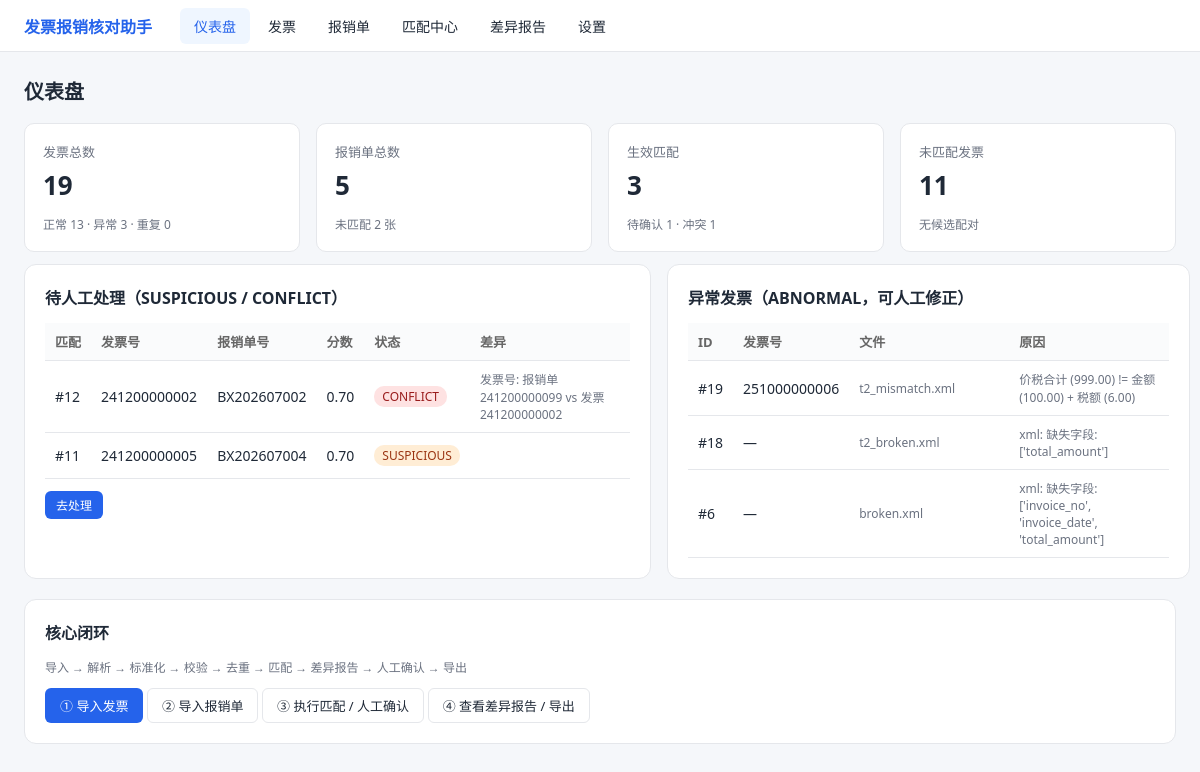
Before: / with the older database file.
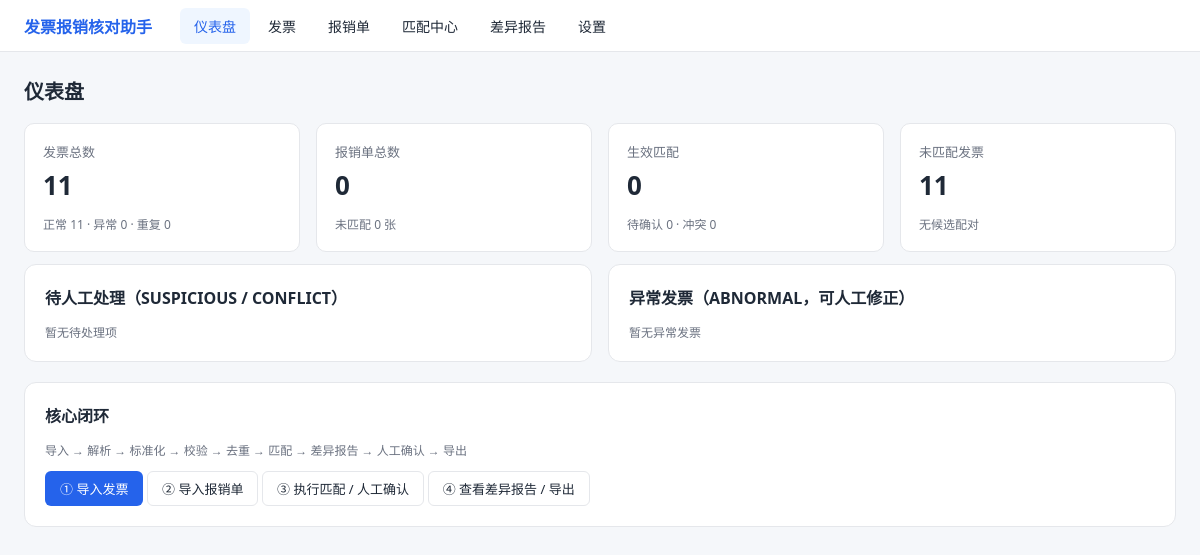
After: the same page with the newer database file.
### tables this page shows
CREATE TABLE reimburse (
    id             INTEGER PRIMARY KEY AUTOINCREMENT,
    batch_id       TEXT NOT NULL,
    reimburse_no   TEXT NOT NULL,
    submitter      TEXT NOT NULL DEFAULT '',
    reimburse_date TEXT,
    period_start   TEXT,
    period_end     TEXT,
    expense_type   TEXT NOT NULL DEFAULT '',
    amount         TEXT NOT NULL,
    invoice_no     TEXT NOT NULL DEFAULT '',
    invoice_date   TEXT,
    remark         TEXT NOT NULL DEFAULT '',
    raw_row        TEXT NOT NULL DEFAULT '{}',
    row_index      INTEGER NOT NULL,
    created_at     TEXT NOT NULL DEFAULT (datetime('now','localtime'))
, template_id INTEGER, extra_data TEXT NOT NULL DEFAULT '{}', source_row INTEGER, parent_id INTEGER, split_type TEXT NOT NULL DEFAULT 'none');

CREATE TABLE match_result (
    id           INTEGER PRIMARY KEY AUTOINCREMENT,
    invoice_id   INTEGER NOT NULL,
    reimburse_id INTEGER,
    match_type   TEXT NOT NULL
                 CHECK(match_type IN ('exact','composite','fuzzy','many_to_one','one_to_many','manual')),
    match_score  REAL NOT NULL DEFAULT 0.0 CHECK(match_score BETWEEN 0 AND 1),
    status       TEXT NOT NULL
                 CHECK(status IN ('PENDING','MATCHED','SUSPICIOUS','CONFLICT','UNMATCHED','CONFIRMED','REJECTED')),
    diff_fields  TEXT NOT NULL DEFAULT '[]',
    message      TEXT NOT NULL DEFAULT '',
    confirmed_by TEXT,
    confirmed_at TEXT,
    created_at   TEXT NOT NULL DEFAULT (datetime('now','localtime')),
    updated_at   TEXT NOT NULL DEFAULT (datetime('now','localtime')),
    FOREIGN KEY(invoice_id) REFERENCES invoice(id) ON DELETE CASCADE,
    FOREIGN KEY(reimburse_id) REFERENCES reimburse(id) ON DELETE CASCADE
);

CREATE TABLE invoice (
    id               INTEGER PRIMARY KEY AUTOINCREMENT,
    file_hash        TEXT NOT NULL,
    source_path      TEXT,
    file_type        TEXT NOT NULL CHECK(file_type IN ('pdf','ofd','xml','jpg','jpeg','png')),
    invoice_code     TEXT NOT NULL DEFAULT '',
    invoice_no       TEXT NOT NULL DEFAULT '',
    invoice_date     TEXT,
    buyer_name       TEXT NOT NULL DEFAULT '',
    buyer_tax_no     TEXT NOT NULL DEFAULT '',
    seller_name      TEXT NOT NULL DEFAULT '',
    seller_tax_no    TEXT NOT NULL DEFAULT '',
    amount           TEXT,
    tax_amount       TEXT,
    total_amount     TEXT,
    tax_rate         TEXT NOT NULL DEFAULT '',
    item_summary     TEXT NOT NULL DEFAULT '',
    check_code       TEXT NOT NULL DEFAULT '',
    raw_json         TEXT NOT NULL DEFAULT '{}',
    parse_engine     TEXT NOT NULL CHECK(parse_engine IN ('xml','ofd','pdf_text','ocr','manual')),
    parse_confidence REAL NOT NULL DEFAULT 0.0 CHECK(parse_confidence BETWEEN 0 AND 1),
    status           TEXT NOT NULL DEFAULT 'PARSING'
                     CHECK(status IN ('PARSING','PARSED','NORMAL','ABNORMAL','DUPLICATE','MATCHED')),
    is_red_flush     INTEGER NOT NULL DEFAULT 0,
    created_at       TEXT NOT NULL DEFAULT (datetime('now','localtime')),
    updated_at       TEXT NOT NULL DEFAULT (datetime('now','localtime'))
);

### app/web/pages.py (the view)
@pages.get("/", response_class=HTMLResponse)
def dashboard(request: Request):
    inv_counts = invoice_service.invoice_status_counts()
    mc = match_service.match_counts()
    report = report_service.build_report()
    return templates.TemplateResponse(request, "dashboard.html", {
        "request": request,
        "inv_counts": inv_counts, "match_counts": mc,
        "reb_total": report["reb_total"],
        "active_matches": report["active_matches"],
        "unmatched_reimburses": report["unmatched_reimburses"],
        "unmatched_invoices": report["unmatched_invoices"],
        "abnormal": report["abnormal"][:10],
        "suspicious": [d for d in report["details"] if d["match"]["status"] in ("SUSPICIOUS", "CONFLICT")][:10],
    })

### app/web/templates/dashboard.html
{% extends "base.html" %}
{% block content %}
<h1 style="font-size:20px;margin-bottom:18px;">仪表盘</h1>
<div class="grid g4">
  <div class="stat"><div class="label">发票总数</div><div class="num">{{ inv_counts.values()|sum }}</div>
    <div class="muted mt">正常 {{ inv_counts.get('NORMAL',0) }} · 异常 {{ inv_counts.get('ABNORMAL',0) }} · 重复 {{ inv_counts.get('DUPLICATE',0) }}</div></div>
  <div class="stat"><div class="label">报销单总数</div><div class="num">{{ reb_total }}</div>
    <div class="muted mt">未匹配 {{ unmatched_reimburses|length }} 张</div></div>
  <div class="stat"><div class="label">生效匹配</div><div class="num">{{ active_matches }}</div>
    <div class="muted mt">待确认 {{ match_counts.get('SUSPICIOUS',0) }} · 冲突 {{ match_counts.get('CONFLICT',0) }}</div></div>
  <div class="stat"><div class="label">未匹配发票</div><div class="num">{{ unmatched_invoices|length }}</div>
    <div class="muted mt">无候选配对</div></div>
</div>
<div class="grid g2 mt">
  <div class="card">
    <h2>待人工处理（SUSPICIOUS / CONFLICT）</h2>
    {% if suspicious %}
    <table><tr><th>匹配</th><th>发票号</th><th>报销单号</th><th>分数</th><th>状态</th><th>差异</th></tr>
    {% for d in suspicious %}
      <tr><td>#{{ d.match.id }}</td><td>{{ d.match.invoice_no }}</td>
          <td>{{ d.reimburse.reimburse_no if d.reimburse else (d.match.reimburse_no or '汇总') }}</td>
          <td>{{ '%.2f'|format(d.match.match_score) }}</td>
          <td><span class="badge {{ d.match.status|badge }}">{{ d.match.status }}</span></td>
          <td class="wrap muted">{{ d.match.message }}</td></tr>
    {% endfor %}</table>
    <div class="mt"><a class="btn btn-sm" href="/matches">去处理</a></div>
    {% else %}<p class="muted">暂无待处理项</p>{% endif %}
  </div>
  <div class="card">
    <h2>异常发票（ABNORMAL，可人工修正）</h2>
    {% if abnormal %}
    <table><tr><th>ID</th><th>发票号</th><th>文件</th><th>原因</th></tr>
    {% for i in abnormal %}
      <tr><td>#{{ i.id }}</td><td>{{ i.invoice_no or '—' }}</td>
          <td class="wrap muted">{{ (i.raw|fromjson).file_name or i.source_path }}</td>
          <td class="wrap muted">{{ ((i.raw|fromjson).error or ((i.raw|fromjson).issues|map(attribute='message')|join('; ')) or '—') }}</td></tr>
    {% endfor %}</table>
    {% else %}<p class="muted">暂无异常发票</p>{% endif %}
  </div>
</div>
<div class="card">
  <h2>核心闭环</h2>
  <p class="muted">导入 → 解析 → 标准化 → 校验 → 去重 → 匹配 → 差异报告 → 人工确认 → 导出</p>
  <div class="mt">
    <a class="btn" href="/invoices">① 导入发票</a>
    <a class="btn btn-outline" href="/reimburses">② 导入报销单</a>
    <a class="btn btn-outline" href="/matches">③ 执行匹配 / 人工确认</a>
    <a class="btn btn-outline" href="/report">④ 查看差异报告 / 导出</a>
  </div>
</div>
{% endblock %}

### app/web/templates/base.html (shortened to what this page needs)
<!DOCTYPE html>
<html lang="zh-CN">
<head>
</head>
<body>
<div class="nav">
  <span class="brand">发票报销核对助手</span>
  <a href="/" {% if request.url.path=='/' %}class="active"{% endif %}>仪表盘</a>
  <a href="/invoices" {% if request.url.path.startswith('/invoices') %}class="active"{% endif %}>发票</a>
  <a href="/reimburses" {% if request.url.path.startswith('/reimburses') %}class="active"{% endif %}>报销单</a>
  <a href="/matches" {% if request.url.path.startswith('/matches') %}class="active"{% endif %}>匹配中心</a>
  <a href="/report" {% if request.url.path.startswith('/report') %}class="active"{% endif %}>差异报告</a>
  <a href="/settings" {% if request.url.path.startswith('/settings') %}class="active"{% endif %}>设置</a>
</div>
<div class="container">{% block content %}{% endblock %}</div>
</body>
</html>

### app/web/templates/base.html (style rules this page uses)
:root { --primary:#2563eb;--bg:#f5f7fa;--card:#fff;--border:#e5e7eb;--text:#1f2937;--muted:#6b7280; }
* { box-sizing:border-box;margin:0;padding:0; }
body { font-family:"Microsoft YaHei",system-ui,sans-serif;background:var(--bg);color:var(--text);font-size:14px; }
.nav { background:var(--card);border-bottom:1px solid var(--border);padding:0 24px;display:flex;align-items:center;gap:4px;height:52px; }
.nav .brand { font-weight:700;font-size:16px;margin-right:24px;color:var(--primary); }
.nav a { padding:8px 14px;border-radius:6px;color:var(--text);text-decoration:none; }
.nav a:hover,.nav a.active { background:#eff6ff;color:var(--primary); }
.container { max-width:1560px;margin:24px auto;padding:0 24px; }
.card { background:var(--card);border:1px solid var(--border);border-radius:12px;padding:20px;margin-bottom:20px; }
.card h2 { font-size:16px;margin-bottom:14px; }
.grid { display:grid;gap:16px; }
.g4 { grid-template-columns:repeat(4,1fr); }
.g2 { grid-template-columns:repeat(2,1fr); }
.stat { background:var(--card);border:1px solid var(--border);border-radius:10px;padding:18px; }
.stat .num { font-size:26px;font-weight:700;margin-top:6px; }
.stat .label { color:var(--muted);font-size:13px; }
.btn { display:inline-block;padding:7px 14px;border-radius:6px;border:1px solid transparent;background:var(--primary);color:#fff;cursor:pointer;font-size:13px;text-decoration:none; }
.btn-outline { background:#fff;color:var(--text);border-color:var(--border); }
.muted { color:var(--muted);font-size:12px; }
.mt { margin-top:12px; }

Changed rows visible on the page:
removed reimburse: match.id "12", match.invoice_no "241200000002", reimburse "BX202607002", match.status "CONFLICT", match.message "发票号: 报销单 241200000099 vs 发票 241200000002"
removed match_result: match.match_score "0.70"
removed reimburse: match.id "11", match.invoice_no "241200000005", reimburse "BX202607004", match.status "SUSPICIOUS"
removed match_result: match.match_score "0.70"
removed invoice: id "19", invoice_no "251000000006", raw "t2_mismatch.xml", raw "价税合计 (999.00) != 金额 (100.00) + 税额 (6.00)"
removed invoice: id "18", invoice_no "—", raw "t2_broken.xml", raw "xml: 缺失字段: ['total_amount']"
removed invoice: id "6", invoice_no "—", raw "broken.xml", raw "xml: 缺失字段: ['invoice_no', 'invoice_date', 'total_amount']"
Other visible differences:
{{ inv_counts.values()|sum }}: "19" → "11"
{{ inv_counts.get('NORMAL',0) }}: "13" → "11"
{{ inv_counts.get('ABNORMAL',0) }}: "3" → "0"
{{ reb_total }}: "5" → "0"
{{ unmatched_reimburses|length }}: "2" → "0"
{{ active_matches }}: "3" → "0"
{{ match_counts.get('SUSPICIOUS',0) }}: "1" → "0"
{{ match_counts.get('CONFLICT',0) }}: "1" → "0"
text no longer shown: "匹配 发票号 报销单号 分数 状态 差异 去处理 ID 发票号 文件 原因"
text now shown: "暂无待处理项 暂无异常发票"
